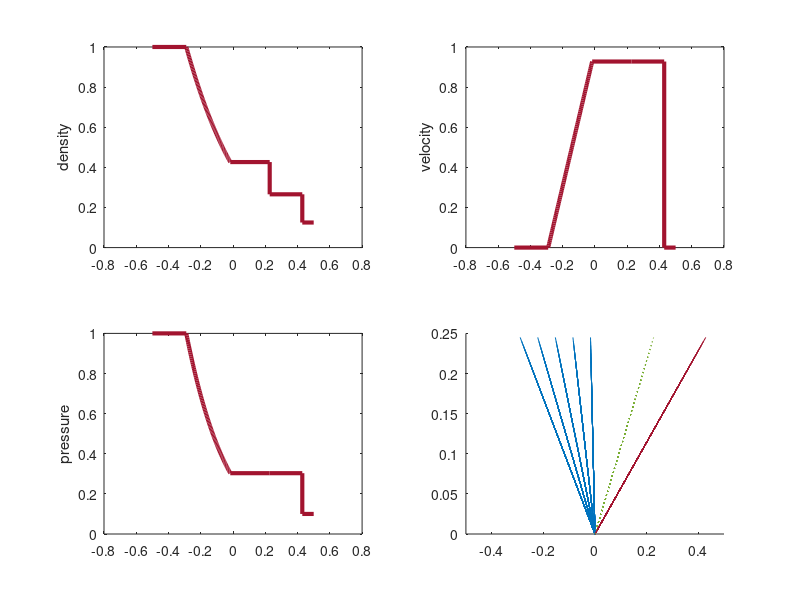

The MATLAB script that drew this image:
clear %all
close all
clc

%Initial conditions
% % Case 1 Double shockwave
% T_final = 0.12;
% 
% rho1 = 1.0;
% u1   = 5.0;
% p1   = 2.0;
% 
% rho4 = 1.0;
% u4   = 0;
% p4   = 0.1;
% 
% gamma = 1.4;

% Case 2a Sod problem
T_final = 0.25;

rho1 = 1.0;
u1   = 0.0;
p1   = 1.0;

rho4 = 0.125;
u4   = 0.0;
p4   = 0.1;

gamma = 1.4;

% % Case 2b reverse Sod problem
% T_final = 0.25;
% 
% rho4 = 1.0;
% u4   = 0.0;
% p4   = 1.0;
% 
% rho1 = 0.125;
% u1   = 0.0;
% p1   = 0.1;
% 
% gamma = 1.4;

% % Case 3 Double expansion wave
% T_final = 0.15;
% 
% rho1 = 1.0;
% u1   = -2.0;
% p1   = 0.4;
% 
% rho4 = 1.0;
% u4   = 2.0;
% p4   = 0.4;
% 
% gamma = 1.4;

%initial speed of sound
a1   = sqrt(gamma*p1/rho1);
a4   = sqrt(gamma*p4/rho4);

ptest = 1;
ptestold = 0;

%SHOCK OR EXPANSION
if u1 > u4
    if p1 > p4
        while abs(ptest-ptestold)>1e-4
            ptestold = ptest;            
            ptest = p4 + rho4*a4*sqrt(1+(gamma+1)/(2*gamma)*(ptestold-p4)/p4)*(u1-u4);
        end
        if ptest > p1
            left = 1;  disp('left wave is a expansion wave')
            right = 1; disp('right wave is a shockwave')
        elseif ptest < p1
            left = 1;  disp('left wave is a shockwave')
            right = 1; disp('right wave is an expansion wave')
        else
            left = 1;  disp('left wave is a shockwave')
            right = 0;
        end
    
    elseif p1 < p4
        while abs(ptest-ptestold)>1e-4
            ptestold = ptest;            
            ptest = p1+ rho1*a1*sqrt(1+(gamma+1)/(2*gamma)*(ptestold-p1)/p1)*(u1-u4);
        end
        if ptest > p4
            left = 1;  disp('left wave is a shockwave')
            right = 1; disp('right wave is a shockwave')
        elseif ptest < p4
            left = 1;  disp('left wave is a shockwave')
            right = 1; disp('right wave is an expansion wave')
        else
            left = 1;  disp('left wave is a shockwave')
            right = 0;
        end
            
    else
        left = 1;  disp('left wave is a shockwave')
        right = 1; disp('right wave is a shockwave')
    end
    
elseif u1 < u4
    if p1 > p4
        while abs(ptest-ptestold)>1e-4
            ptestold = ptest;            
            ptest = p1+rho1*a1*(gamma-1)/(2*gamma)*(1-ptestold/p1)/(1-(ptestold/p1)^((gamma-1)/(2*gamma)))*(u1-u4);
        end
        if ptest > p4
            left = 2;  disp('left wave is an expansion wave')
            right = 1; disp('right wave is a shockwave')
        elseif ptest < p4
            left = 2;  disp('left wave is an expansion wave')
            right = 2; disp('right wave is an expansion wave')
        else
            left = 2;  disp('left wave is an expansion wave')
            right = 0;
        end
        
    elseif p1 < p4
        while abs(ptest-ptestold)>1e-4
            ptestold = ptest;            
            ptest = p4+rho4*a4*(gamma-1)/(2*gamma)*(1-ptestold/p4)/(1-(ptestold/p4)^((gamma-1)/(2*gamma)))*(u1-u4);
        end
        if ptest > p1
            left = 2;  disp('left wave is an expansion wave')
            right = 1; disp('right wave is a shockwave')
        elseif ptest < p1
            left = 2;  disp('left wave is an expansion wave')
            right = 2; disp('right wave is an expansion wave')
        else
            left = 2;  disp('left wave is an expansion wave')
            right = 0;
        end
                
    else
        left = 2;  disp('left wave is an expansion wave')
        right = 2; disp('right wave is an expansion wave')
    end
    
else
    if p1 > p4
        left = 2;  disp('left wave is an expansion wave')
        right = 1; disp('right wave is a shockwave')
    elseif p1 < p4
        left = 1;  disp('left wave is a shockwave')
        right = 2; disp('right wave is an expansion wave')
    else
        left = 0;
        right = 0;
    end
end



%initial guess final state pressure
pf01 = (((gamma-1)/2*(u1-u4)+a1+a4)/(a1*p1^((2*gamma)/(gamma-1))+a4*p4^((2*gamma)/(gamma-1))))^((2*gamma)/(gamma-1));
pf02 = (rho1*a1*p4+rho4*a4*p1-rho1*a1*rho4*a4*(u4-u1))/(rho1*a1+rho4*a4);

i = 0;
pfnew = 10;
pfold = 0;

while abs(pfnew-pfold)>1e-4
i = i + 1;

if i==1
pf = pf02;
elseif i==2
pf = pf01;
else
pf = pfnew;
end

if left == 1 %shock
m1 = rho1*a1*sqrt(1+(gamma+1)/(2*gamma)*(pf-p1)/p1);
elseif left == 2 % expansion
m1 = rho1*a1*(gamma-1)/(2*gamma)*(1-pf/p1)/(1-(pf/p1)^((gamma-1)/(gamma*2)));
else
m1 = 0;
end

if right == 1 %shock
m4 = rho4*a4*sqrt(1+(gamma+1)/(2*gamma)*(pf-p4)/p4);
elseif right == 2 %expansion
m4 = rho4*a4*(gamma-1)/(2*gamma)*(1-pf/p4)/(1-(pf/p4)^((gamma-1)/(gamma*2)));
else
m4 = 0;
end

%pressure of final state
G = (m1*p4+m4*p1-m1*m4*(u4-u1))/(m1+m4) - pf;

if i>1
pfnew = pf - (G*(pf-pfold))/(G-Gold);
end

%save data
Gold = G;
pfold = pf;
end
pf = real(pfnew);

%velocity of final state
if left == 1 %shock
m1 = rho1*a1*sqrt(1+(gamma+1)/(2*gamma)*(pf-p1)/p1);
elseif left == 2 %expansion
m1 = rho1*a1*(gamma-1)/(2*gamma)*(1-pf/p1)/(1-(pf/p1)^((gamma-1)/(gamma*2)));
else
m1 = 0;
end
    
if right == 1 % shock 
m4 = rho4*a4*sqrt(1+(gamma+1)/(2*gamma)*(pf-p4)/p4);
elseif right == 2 %expansion
m4 = rho4*a4*(gamma-1)/(2*gamma)*(1-pf/p4)/(1-(pf/p4)^((gamma-1)/(gamma*2)));    
else
m4 = 0;
end

uf = (m1*u1+m4*u4-(p4-p1))/(m1+m4);


%density
if left == 1 %shock
rho2 = rho1*(1+(gamma+1)/(gamma-1)*pf/p1)/((gamma+1)/(gamma-1)+pf/p1);
elseif left == 2 %expansion
rho2 = rho1*(pf/p1)^(1/gamma);
else
rho2 = rho1;
end

if right ==1 %shock
rho3 = rho4*(1+(gamma+1)/(gamma-1)*pf/p4)/((gamma+1)/(gamma-1)+pf/p4);
elseif right == 2 %expansion
rho3 = rho4*(pf/p4)^(1/gamma);
else
rho3 = rho4;
end

%speed of sound
a2 = sqrt(gamma*pf/rho2);
a3 = sqrt(gamma*pf/rho3);


%direction characteristics
if left == 1 %shock
dxdts1 = u1 - a1*sqrt(1+(gamma+1)/(2*gamma)*(pf-p1)/p1);
elseif left == 2 %expansion
dxdtfirst1 = u1 - a1;    
dxdtlast1  = uf - a2;
else
end

if right == 1 %shock
dxdts4 = u4 + a4*sqrt(1+(gamma+1)/(2*gamma)*(pf-p4)/p4);
elseif right == 2 %expansion
dxdtfirst4 = u4 + a4;
dxdtlast4  = uf + a3;
else
end

%contact discontinuity
dxdt0 = uf;



tlevel = 1;

dt = T_final/50;
t = dt;

xsleft = [];
xsright = [];
xexpleft = [];
xexpright = [];
xcd = [];

while (t <= T_final)

if left == 1
xsleft = dxdts1 * t;
elseif left ==2
xfirstleft = dxdtfirst1 * t;
xlastleft  = dxdtlast1 * t;
else
end

if right == 1
xsright = dxdts4 * t;
elseif right == 2
xfirstright = dxdtfirst4 * t;
xlastright  = dxdtlast4 * t;
else
end

xcd    = dxdt0 * t;


N = 100;
j = 0:N;

if left == 2
dxleft = (xlastleft - xfirstleft)/N;
xexpleft = xfirstleft+j*dxleft;
uexpleft = zeros(1,N+1); aexpleft = zeros(1,N+1);
for i=1:N+1
%Method of characteristics
uexpleft(i)  = 2/(gamma+1)*(xexpleft(i)/t+a1)+(gamma-1)/(gamma+1)*u1;
aexpleft(i)  = -(gamma-1)/(gamma+1)*(xexpleft(i)/t-u1)+2/(gamma+1)*a1;
end

%pressure and density inside expansion
pexpleft  = p1*(aexpleft/a1).^((2*gamma)/(gamma-1));
rhoexpleft  = rho1*(aexpleft/a1).^(2/(gamma-1));
end

if right == 2
dxright = (xfirstright - xlastright)/N;
xexpright = xlastright+j*dxright;
uexpright = zeros(1,N+1); aexpright = zeros(1,N+1);
for i=1:N+1
%Method of characteristics
uexpright(i) = 2/(gamma+1)*(xexpright(i)/t-a4)+(gamma-1)/(gamma+1)*u4;
aexpright(i) = (gamma-1)/(gamma+1)*(xexpright(i)/t-u4)+2/(gamma+1)*a4;
end

%pressure and density inside expansion
pexpright = p4*(aexpright/a4).^((2*gamma)/(gamma-1));
rhoexpright = rho4*(aexpright/a4).^(2/(gamma-1));
end

x = [-0.5,xsleft,xsleft,xexpleft,xcd,xcd,xsright,xsright,xexpright,0.5];

if left == 1
    rholeft = [rho1, rho2];
    uleft   = [u1,uf];
    pleft   = [p1,pf];
elseif left == 2
    rholeft = rhoexpleft;
    uleft   = uexpleft;
    pleft   = pexpleft;
else
    rholeft = [];
    uleft   = [];
    pleft   = [];    
end
if right == 1
    rhoright = [rho3, rho4];
    uright   = [uf,u4];
    pright   = [pf,p4];    
elseif right == 2
    rhoright = rhoexpright;
    uright   = uexpright;
    pright   = pexpright;
else
    rhoright = [];
    uright   = [];
    pright   = [];
end

rhosolution = [rho1,rholeft,rho2,rho3,rhoright,rho4];
usolution   = [u1,uleft,uf,uf,uright,u4];
psolution   = [p1,pleft,pf,pf,pright,p4];

Colors = [0.6350, 0.0780, 0.1840
          0.0000, 0.4470, 0.7410
          0.4660, 0.6740, 0.1880];

subplot(2,2,1)
plot(x,rhosolution,'-','linewidth',3,'Color',Colors(1,:))
ylabel('density')

subplot(2,2,2)
plot(x,usolution,'-','linewidth',3,'Color',Colors(1,:))
ylabel('velocity')

subplot(2,2,3)
plot(x,psolution,'-','linewidth',3,'Color',Colors(1,:))
ylabel('pressure')

subplot(2,2,4)
hold on
axis([-0.5 0.5 0 T_final])
if left == 1
plot([0,xsleft],[0,t],'Color',Colors(1,:))
elseif left == 2
xfanleft = zeros(1,5);
for i = 0:4
xfanleft(i+1) = xfirstleft+i/4*(xlastleft-xfirstleft);
plot([0,xfanleft(i+1)],[0,t],'Color',Colors(2,:))
end
else
end

if right == 1
plot([0,xsright],[0,t],'Color',Colors(1,:))
elseif right == 2
xfanright = zeros(1,5);
for i = 0:4
xfanright(i+1) = xlastright+i/4*(xfirstright-xlastright);
plot([0,xfanright(i+1)],[0,t],'Color',Colors(2,:))
end
else
end

plot([0,xcd],[0,t],':','Color',Colors(3,:))
hold off

F(tlevel) = getframe;
tlevel = tlevel + 1;

t = t + dt;

end
